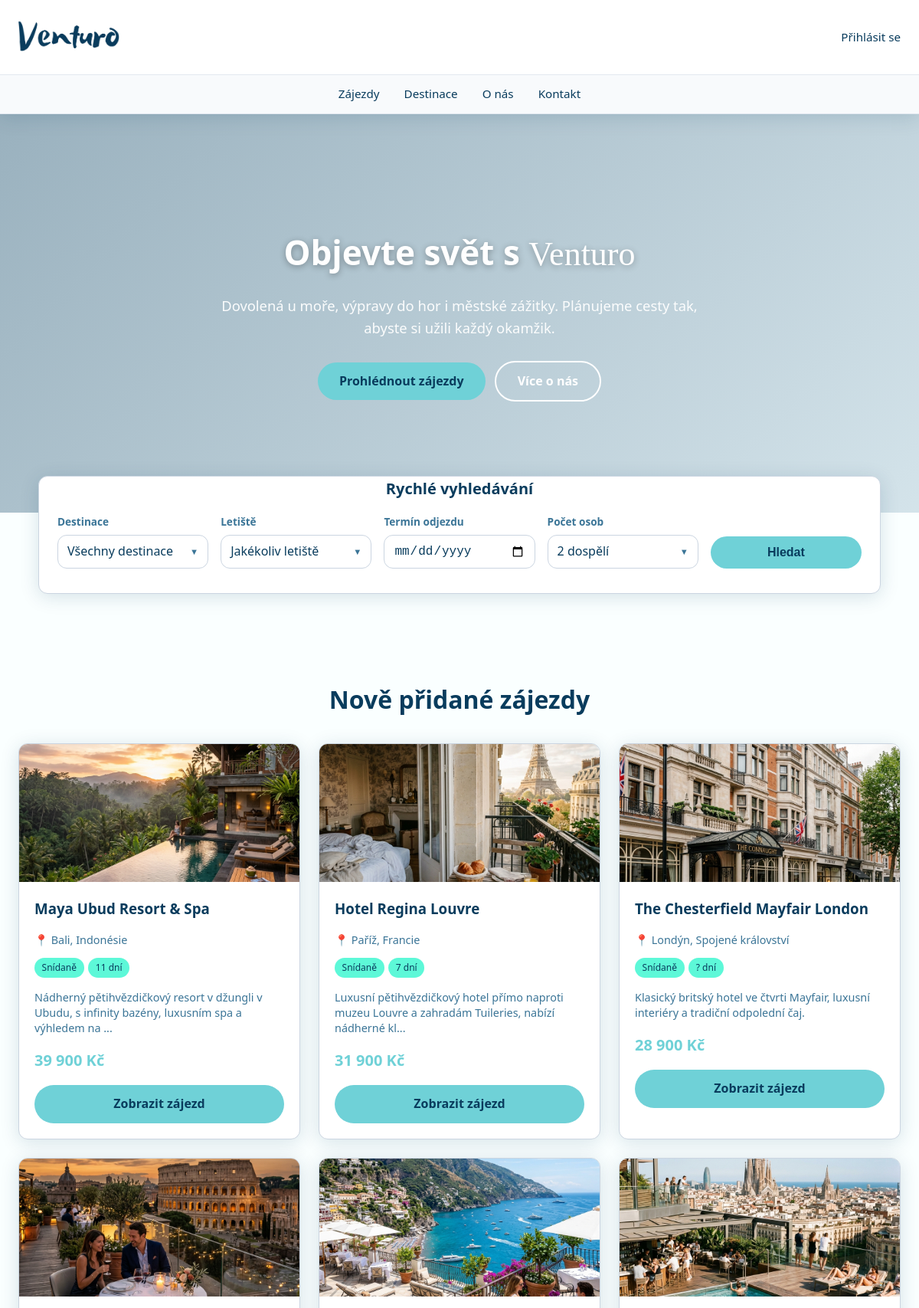
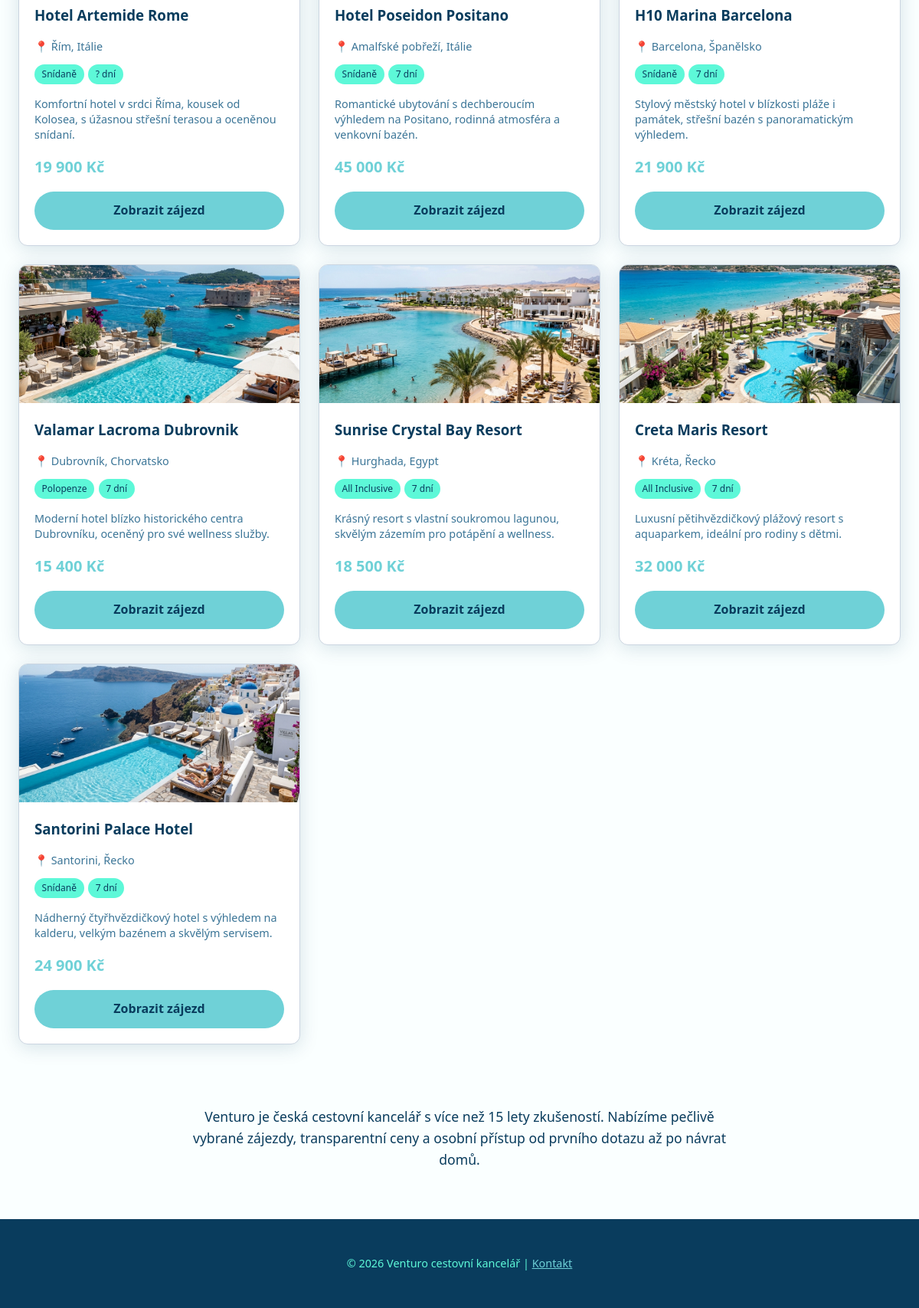
The app's page /uvod with its own data (2 pictures, top to bottom).
### tables this page shows
CREATE TABLE `zajezdy` (
  `id_zajezdu` int(11) NOT NULL AUTO_INCREMENT,
  `id_destinace` int(11) NOT NULL,
  `hotel` varchar(150) NOT NULL,
  `obrazky` varchar(255) DEFAULT '',
  `popis` text DEFAULT NULL,
  `cena` int(11) NOT NULL,
  `strava` varchar(50) NOT NULL,
  PRIMARY KEY (`id_zajezdu`),
  KEY `id_destinace` (`id_destinace`),
  CONSTRAINT `fk_zajezdy_destinace` FOREIGN KEY (`id_destinace`) REFERENCES `destinace` (`id_destinace`) ON DELETE CASCADE
);

CREATE TABLE `destinace` (
  `id_destinace` int(11) NOT NULL AUTO_INCREMENT,
  `id_statu` int(11) NOT NULL,
  `nazev_mesta` varchar(100) NOT NULL,
  PRIMARY KEY (`id_destinace`),
  KEY `id_statu` (`id_statu`),
  CONSTRAINT `fk_destinace_staty` FOREIGN KEY (`id_statu`) REFERENCES `staty` (`id_statu`) ON DELETE CASCADE
);

CREATE TABLE `staty` (
  `id_statu` int(11) NOT NULL AUTO_INCREMENT,
  `nazev` varchar(100) NOT NULL,
  `banner` varchar(255) DEFAULT '',
  PRIMARY KEY (`id_statu`)
);

CREATE TABLE `terminy` (
  `id_terminu` int(11) NOT NULL AUTO_INCREMENT,
  `id_zajezdu` int(11) NOT NULL,
  `datum_od` date NOT NULL,
  `datum_do` date NOT NULL,
  `kapacita` int(11) NOT NULL,
  `odlet_iata` varchar(3) DEFAULT NULL,
  PRIMARY KEY (`id_terminu`),
  KEY `id_zajezdu` (`id_zajezdu`),
  KEY `odlet_iata` (`odlet_iata`),
  CONSTRAINT `fk_terminy_zajezdy` FOREIGN KEY (`id_zajezdu`) REFERENCES `zajezdy` (`id_zajezdu`) ON DELETE CASCADE,
  CONSTRAINT `fk_terminy_letiste` FOREIGN KEY (`odlet_iata`) REFERENCES `letiste` (`iata`) ON DELETE SET NULL
);

### index.php (called while the page is built, shortened)
<?php
$smerovac = new SmerovacKontroler();
$smerovac->zpracuj(array($_SERVER['REQUEST_URI']));
$smerovac->vypisPohled();

### modely/Db.php (called while the page is built, shortened)
<?php
class Db
{
    private static $spojeni;
    private static $nastaveni = array(
        PDO::ATTR_ERRMODE => PDO::ERRMODE_EXCEPTION,
        PDO::ATTR_EMULATE_PREPARES => false,
    );
    public static function pripoj($server, $uzivatel, $heslo, $databaze)
    {
        if (!isset(self::$spojeni)) {
            $dsn = "mysql:host=$server;dbname=$databaze;charset=utf8";
            self::$spojeni = new PDO(
                $dsn,
                $uzivatel,
                $heslo,
                self::$nastaveni
            );
        }
    }
    public static function dotazVsechny($dotaz, $parametry = array()) {
        $navrat = self::$spojeni->prepare($dotaz);
        $navrat->execute($parametry);
        return $navrat->fetchAll();
    }
}

### modely/Zajezdy.php (called while the page is built, shortened)
<?php
class Zajezdy
{
    public function vratNejnovejsiZajezdy($limit = 10)
    {
        $limit = (int)$limit;
        $sql = 'SELECT z.*, d.nazev_mesta AS destinace, s.nazev AS stat
                FROM zajezdy z
                LEFT JOIN destinace d ON z.id_destinace = d.id_destinace
                LEFT JOIN staty s ON d.id_statu = s.id_statu
                ORDER BY z.id_zajezdu DESC LIMIT ' . $limit;
        return Db::dotazVsechny($sql);
    }
    public function vratTerminyZajezdu($idZajezdu)
    {
        $sql = 'SELECT t.*, l.mesto AS odlet_mesto,
                       (t.kapacita - COALESCE((SELECT SUM(r.pocet_osob) FROM rezervace r WHERE r.id_terminu = t.id_terminu AND r.stav = "potvrzená"), 0)) AS kapacita
                FROM terminy t
                LEFT JOIN letiste l ON t.odlet_iata = l.iata
                WHERE t.id_zajezdu = ?
                ORDER BY t.datum_od ASC';
        return Db::dotazVsechny($sql, array($idZajezdu));
    }
}

### kontrolery/UvodKontroler.php (called while the page is built, shortened)
<?php
class UvodKontroler extends Kontroler
{
    public function zpracuj($parametry)
    {
        $zajezdyModel = new Zajezdy();
        $nejnovejsiZajezdyFlat = $zajezdyModel->vratNejnovejsiZajezdy(10);
        foreach ($nejnovejsiZajezdyFlat as $z) {
            $z['terminy'] = $zajezdyModel->vratTerminyZajezdu($z['id_zajezdu']);
        }
    }
}

### kontrolery/SmerovacKontroler.php (called while the page is built, shortened)
<?php
class SmerovacKontroler extends Kontroler
{
    public function zpracuj($parametry)
    {
        $url = $parametry[0];
        $castiCesty = $this->parsujURL($url);
        if (empty($castiCesty[0])) {
            $this->presmeruj("uvod");
        } else {
            $castNazvuKontroleru = array_shift($castiCesty);
            $nazevKontroleru = $this->pomlckyDoVelbloudiNotace($castNazvuKontroleru) . "Kontroler";
            if (file_exists("kontrolery/$nazevKontroleru.php")) {
                $this->kontroler = new $nazevKontroleru;
                $this->kontroler->zpracuj($castiCesty);
            } else {
                $this->presmeruj("chyba");
            }
        }
    }
    private function pomlckyDoVelbloudiNotace($text)
    {
        $text = str_replace("-", " ", $text);
        $text = ucwords($text);
        $text = str_replace(" ", "", $text);
        return $text;
    }
    private function parsujURL($url)
    {
        $naparsovanaURL = parse_url($url);
        $cesta = $naparsovanaURL["path"];
        $cesta = ltrim($cesta, "/");
        $cesta = trim($cesta);
        $rozdelenaCesta = explode("/", $cesta);
        return $rozdelenaCesta;
    }
}

### pohledy/komponenty/vyber_destinace.phtml (the view, shortened to what this page needs)
<div class="vyber-komponenta" data-prefix="<?= htmlspecialchars($prefix) ?>" data-multi="<?= $isMulti ? 'true' : 'false' ?>" data-default="<?= htmlspecialchars($defaultText) ?>">
    <div class="dest-trigger" id="<?= htmlspecialchars($prefix) ?>-trigger" tabindex="0">
        <span id="<?= htmlspecialchars($prefix) ?>-trigger-text"><?= htmlspecialchars($defaultText) ?></span>
    </div>
</div>

### pohledy/uvod.phtml (shortened to what this page needs)
<section id="uvod" class="hero">
    <video autoplay loop muted playsinline class="hero__video">
        <source src="/videos/7358279-uhd_3840_2160_25fps.mp4" type="video/mp4">
    </video>
    <div class="hero__obsah">
        <h1>Objevte svět s <span class="font-beach">Venturo</span></h1>
        <p>Dovolená u moře, výpravy do hor i městské zážitky. Plánujeme cesty tak, abyste si užili každý okamžik.</p>
        <a href="/zajezdy" class="tlacitko tlacitko--primarni">Prohlédnout zájezdy</a>
        <a href="#o-nas" class="tlacitko tlacitko--outline">Více o nás</a>
    </div>
</section>
<form id="rychle-vyhledavani" action="/hledani" method="GET" class="vyhledavani sekce rychle-vyhledavani-sekce">
    <h2 class="sekce__nadpis rychle-vyhledavani-nadpis">Rychlé vyhledávání</h2>
    <div class="vyhledavani__mrizka">
        <div class="vyhledavani__polozka-obal">
            <label>Destinace</label>
            <?php
            $prefix = 'dest';
            $isMulti = true;
            $defaultText = 'Všechny destinace';
            include 'komponenty/vyber_destinace.phtml';
            ?>
        </div>
        <div class="vyhledavani__polozka-obal">
            <label>Letiště</label>
            <?php
            $prefix = 'letiste';
            $isMulti = true;
            $defaultText = 'Jakékoliv letiště';
            include 'komponenty/vyber_destinace.phtml';
            ?>
        </div>
        <div>
            <label for="hledat-termin">Termín odjezdu</label>
            <input type="date" id="hledat-termin" name="termin" />
        </div>
        <div class="counter-dropdown vyhledavani__polozka-obal">
            <label>Počet osob</label>
            <div class="counter-dropdown__toggle" tabindex="0">
                <span id="pocet-osob-text">2 dospělí</span>
            </div>
        </div>
        <div>
            <button type="submit" class="tlacitko tlacitko--primarni tlacitko--plna-sirka">Hledat</button>
        </div>
    </div>
</form>
<section class="sekce uvod-nejnovejsi-sekce">
    <h2 class="sekce__nadpis">Nově přidané zájezdy</h2>
    <div class="karty">
        <?php if (!empty($nejnovejsi_zajezdy)): ?>
            <?php foreach ($nejnovejsi_zajezdy as $z): ?>
                <?php
                    $delkaPobytu = '?';
                    if (!empty($z['terminy'])) {
                        $datetime1 = new DateTime($z['terminy'][0]['datum_od']);
                        $datetime2 = new DateTime($z['terminy'][0]['datum_do']);
                        $interval = $datetime1->diff($datetime2);
                        $delkaPobytu = $interval->days;
                    }
                ?>
                <div class="karta" data-zajezd>
                    <div class="karta__obrazek" style="background-image: url('<?= htmlspecialchars($z['obrazky'] ? $z['obrazky'] : '/images/noimage.png') ?>');"></div>
                    <div class="karta__telo">
                        <h3><?= htmlspecialchars($z['hotel']) ?></h3>
                        <p class="karta__meta">📍 <?= htmlspecialchars($z['destinace']) ?>, <?= htmlspecialchars($z['stat']) ?></p>
                        <div class="karta__tagy">
                            <span class="tag"><?= htmlspecialchars($z['strava']) ?></span>
                            <span class="tag"><?= $delkaPobytu ?> dní</span>
                        </div>
                        <p class="karta__popis">
                            <?= htmlspecialchars(mb_strimwidth($z['popis'], 0, 100, '...')) ?>
                        </p>
                        <div class="karta__cena"><?= number_format($z['cena'], 0, ',', ' ') ?> Kč</div>
                        <a href="/detail-zajezdu/<?= $z['id_zajezdu'] ?>" class="tlacitko tlacitko--primarni tlacitko--blok">Zobrazit zájezd</a>
                    </div>
                </div>
            <?php endforeach; ?>
        <?php endif; ?>
    </div>
</section>
<section class="sekce uvod-popisek-sekce">
    <p class="uvod-popisek">
        Venturo je česká cestovní kancelář s více než 15 lety zkušeností. Nabízíme pečlivě vybrané zájezdy,
        transparentní ceny a osobní přístup od prvního dotazu až po návrat domů.
    </p>
</section>

### records on screen
zajezdy: obrazky (picture), hotel "Maya Ubud Resort & Spa", id_destinace.nazev_mesta "Bali", staty.nazev "Indonésie", strava "Snídaně", popis "Nádherný pětihvězdičkový resort v džungli v Ubudu, s infinity bazény, luxusním spa a výhledem na ...", cena "39 900"
terminy: delkaPobytu "11"
zajezdy: obrazky (picture), hotel "Hotel Regina Louvre", id_destinace.nazev_mesta "Paříž", staty.nazev "Francie", strava "Snídaně", popis "Luxusní pětihvězdičkový hotel přímo naproti muzeu Louvre a zahradám Tuileries, nabízí nádherné kl...", cena "31 900"
terminy: delkaPobytu "7"
zajezdy: obrazky (picture), hotel "The Chesterfield Mayfair London", id_destinace.nazev_mesta "Londýn", staty.nazev "Spojené království", strava "Snídaně", delkaPobytu "?", popis "Klasický britský hotel ve čtvrti Mayfair, luxusní interiéry a tradiční odpolední čaj.", cena "28 900"
zajezdy: obrazky (picture), hotel "Hotel Artemide Rome", id_destinace.nazev_mesta "Řím", staty.nazev "Itálie", strava "Snídaně", delkaPobytu "?", popis "Komfortní hotel v srdci Říma, kousek od Kolosea, s úžasnou střešní terasou a oceněnou snídaní.", cena "19 900"
zajezdy: obrazky (picture), hotel "Hotel Poseidon Positano", id_destinace.nazev_mesta "Amalfské pobřeží", staty.nazev "Itálie", strava "Snídaně", popis "Romantické ubytování s dechberoucím výhledem na Positano, rodinná atmosféra a venkovní bazén.", cena "45 000"
terminy: delkaPobytu "7"
zajezdy: obrazky (picture), hotel "H10 Marina Barcelona", id_destinace.nazev_mesta "Barcelona", staty.nazev "Španělsko", strava "Snídaně", popis "Stylový městský hotel v blízkosti pláže i památek, střešní bazén s panoramatickým výhledem.", cena "21 900"
terminy: delkaPobytu "7"
zajezdy: obrazky (picture), hotel "Valamar Lacroma Dubrovnik", id_destinace.nazev_mesta "Dubrovník", staty.nazev "Chorvatsko", strava "Polopenze", popis "Moderní hotel blízko historického centra Dubrovníku, oceněný pro své wellness služby.", cena "15 400"
terminy: delkaPobytu "7"
zajezdy: obrazky (picture), hotel "Sunrise Crystal Bay Resort", id_destinace.nazev_mesta "Hurghada", staty.nazev "Egypt", strava "All Inclusive", popis "Krásný resort s vlastní soukromou lagunou, skvělým zázemím pro potápění a wellness.", cena "18 500"
terminy: delkaPobytu "7"
zajezdy: obrazky (picture), hotel "Creta Maris Resort", id_destinace.nazev_mesta "Kréta", staty.nazev "Řecko", strava "All Inclusive", popis "Luxusní pětihvězdičkový plážový resort s aquaparkem, ideální pro rodiny s dětmi.", cena "32 000"
terminy: delkaPobytu "7"
zajezdy: obrazky (picture), hotel "Santorini Palace Hotel", id_destinace.nazev_mesta "Santorini", staty.nazev "Řecko", strava "Snídaně", popis "Nádherný čtyřhvězdičkový hotel s výhledem na kalderu, velkým bazénem a skvělým servisem.", cena "24 900"
terminy: delkaPobytu "7"
